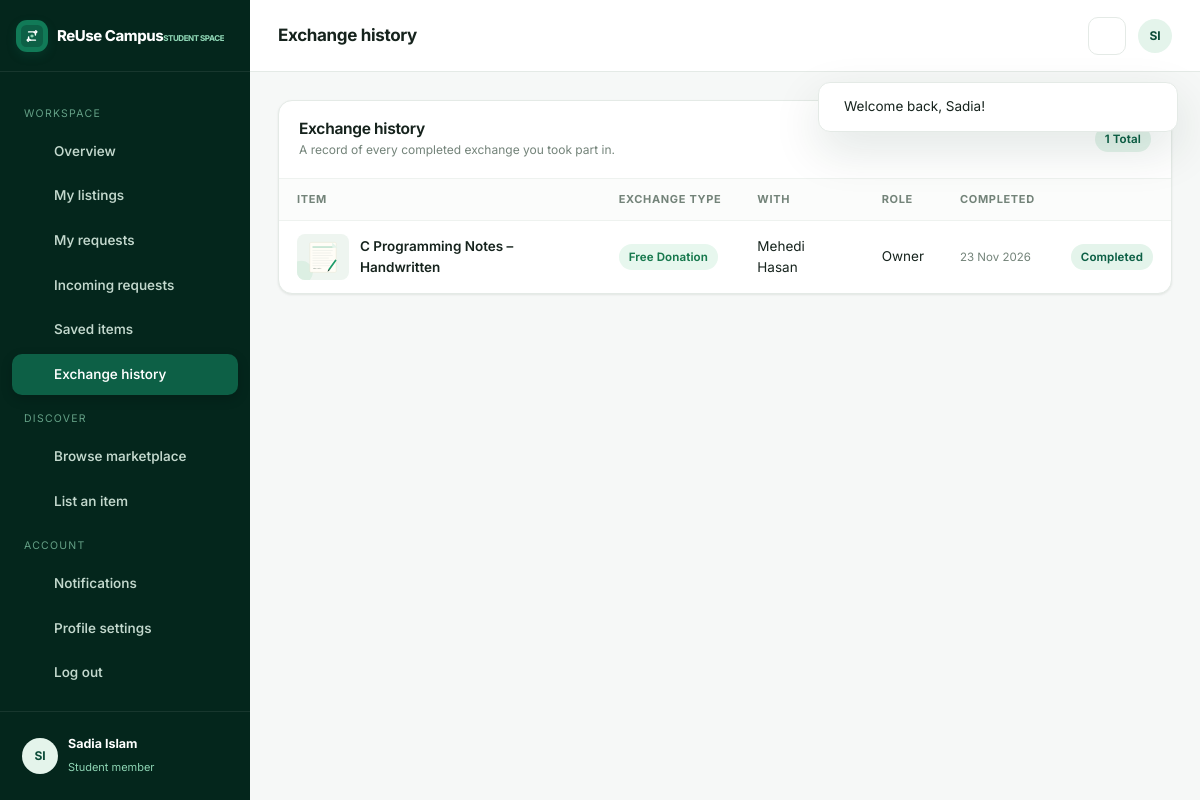
The app's page /dashboard/history.php (signed in) with its own data.
### tables this page shows
CREATE TABLE `users` (
  `id` INT UNSIGNED AUTO_INCREMENT PRIMARY KEY,
  `full_name` VARCHAR(120) NOT NULL,
  `student_id` VARCHAR(50) NOT NULL,
  `email` VARCHAR(190) NOT NULL,
  `password` VARCHAR(255) NOT NULL,
  `college` VARCHAR(190) DEFAULT NULL,
  `department` VARCHAR(190) DEFAULT NULL,
  `semester` VARCHAR(30) DEFAULT NULL,
  `phone` VARCHAR(30) DEFAULT NULL,
  `profile_picture` VARCHAR(255) DEFAULT NULL,
  `contact_preferences` VARCHAR(255) DEFAULT 'email',
  `bio` TEXT DEFAULT NULL,
  `email_verified` TINYINT(1) NOT NULL DEFAULT 0,
  `verification_token` VARCHAR(100) DEFAULT NULL,
  `status` ENUM('active','suspended') NOT NULL DEFAULT 'active',
  `created_at` TIMESTAMP NOT NULL DEFAULT CURRENT_TIMESTAMP,
  `updated_at` TIMESTAMP NOT NULL DEFAULT CURRENT_TIMESTAMP ON UPDATE CURRENT_TIMESTAMP,
  UNIQUE KEY `uq_users_email` (`email`),
  UNIQUE KEY `uq_users_student_id` (`student_id`),
  KEY `idx_users_status` (`status`)
);

CREATE TABLE `exchange_history` (
  `id` INT UNSIGNED AUTO_INCREMENT PRIMARY KEY,
  `listing_id` INT UNSIGNED NOT NULL,
  `requester_id` INT UNSIGNED NOT NULL,
  `owner_id` INT UNSIGNED NOT NULL,
  `exchange_type` ENUM('donation','borrow','exchange','sale') NOT NULL,
  `note` TEXT DEFAULT NULL,
  `completed_at` TIMESTAMP NOT NULL DEFAULT CURRENT_TIMESTAMP,
  KEY `idx_hist_requester` (`requester_id`),
  KEY `idx_hist_owner` (`owner_id`),
  CONSTRAINT `fk_hist_listing` FOREIGN KEY (`listing_id`) REFERENCES `listings`(`id`) ON DELETE CASCADE,
  CONSTRAINT `fk_hist_requester` FOREIGN KEY (`requester_id`) REFERENCES `users`(`id`) ON DELETE CASCADE,
  CONSTRAINT `fk_hist_owner` FOREIGN KEY (`owner_id`) REFERENCES `users`(`id`) ON DELETE CASCADE
);

CREATE TABLE `listings` (
  `id` INT UNSIGNED AUTO_INCREMENT PRIMARY KEY,
  `user_id` INT UNSIGNED NOT NULL,
  `category_id` INT UNSIGNED NOT NULL,
  `title` VARCHAR(180) NOT NULL,
  `description` TEXT NOT NULL,
  `item_condition` ENUM('new','like_new','good','fair') NOT NULL DEFAULT 'good',
  `exchange_type` ENUM('donation','borrow','exchange','sale') NOT NULL,
  `price` DECIMAL(10,2) DEFAULT 0.00,
  `availability` ENUM('available','reserved','completed') NOT NULL DEFAULT 'available',
  `pickup_location` VARCHAR(190) DEFAULT NULL,
  `views` INT UNSIGNED NOT NULL DEFAULT 0,
  `status` ENUM('active','pending','removed','sold') NOT NULL DEFAULT 'active',
  `created_at` TIMESTAMP NOT NULL DEFAULT CURRENT_TIMESTAMP,
  `updated_at` TIMESTAMP NOT NULL DEFAULT CURRENT_TIMESTAMP ON UPDATE CURRENT_TIMESTAMP,
  KEY `idx_listings_user` (`user_id`),
  KEY `idx_listings_category` (`category_id`),
  KEY `idx_listings_status` (`status`),
  KEY `idx_listings_type` (`exchange_type`),
  KEY `idx_listings_created` (`created_at`),
  FULLTEXT KEY `ft_listings_search` (`title`,`description`),
  CONSTRAINT `fk_listings_user` FOREIGN KEY (`user_id`) REFERENCES `users`(`id`) ON DELETE CASCADE,
  CONSTRAINT `fk_listings_category` FOREIGN KEY (`category_id`) REFERENCES `categories`(`id`) ON DELETE RESTRICT
);

### dashboard/history.php (the view, shortened to what the rows shown need)
<?php
require_once __DIR__ . '/../includes/auth.php';
requireLogin();
$uid = (int)authUser()['id'];
$rows = dbAll('SELECT h.*, l.title AS listing_title,
                     (SELECT filename FROM listing_images li WHERE li.listing_id=l.id ORDER BY li.is_primary DESC,li.id ASC LIMIT 1) AS image,
                     req.full_name AS requester_name, own.full_name AS owner_name
              FROM exchange_history h JOIN listings l ON l.id=h.listing_id
              JOIN users req ON req.id=h.requester_id JOIN users own ON own.id=h.owner_id
              WHERE h.requester_id=? OR h.owner_id=? ORDER BY h.completed_at DESC', [$uid,$uid]);
require_once __DIR__ . '/../includes/app_header.php';
?>
<div class="panel">
  <div class="panel-head"><div><h2>Exchange history</h2><div class="sub">A record of every completed exchange you took part in.</div></div><span class="badge badge-completed"><?= count($rows) ?> total</span></div>
  <div class="panel-body flush">
    <?php if ($rows): ?>
      <div class="table-wrap"><table class="data">
        <thead><tr><th>Item</th><th>Exchange type</th><th>With</th><th>Role</th><th>Completed</th><th></th></tr></thead>
        <tbody>
        <?php foreach ($rows as $h): $isOwner = (int)$h['owner_id']===$uid; ?>
          <tr>
            <td><div style="display:flex;align-items:center;gap:11px"><img src="<?= e(imageUrl($h['image'])) ?>" alt="" style="width:52px;height:46px;object-fit:cover;border-radius:8px">
              <a class="table-title" href="<?= url('listing.php?id='.$h['listing_id']) ?>"><?= e($h['listing_title']) ?></a></div></td>
            <td><span class="badge badge-<?= e($h['exchange_type']) ?>"><?= e(exchangeLabel($h['exchange_type'])) ?></span></td>
            <td><?= e($isOwner ? $h['requester_name'] : $h['owner_name']) ?></td>
            <td><?= $isOwner ? 'Owner' : 'Requester' ?></td>
            <td class="table-sub"><?= e(date('d M Y', strtotime($h['completed_at']))) ?></td>
            <td><?= statusBadge('completed') ?></td>
          </tr>
        <?php endforeach; ?>
        </tbody>
      </table></div>
    <?php else: ?>
      <?= emptyState('No exchanges yet', 'Complete your first exchange and it will be recorded here.', 'Explore marketplace', url('explore.php')) ?>
    <?php endif; ?>
  </div>
</div>
<?php require_once __DIR__ . '/../includes/app_footer.php'; ?>

### includes/app_header.php (shortened to what the rows shown need)
<?php
require_once __DIR__ . '/functions.php';
require_once __DIR__ . '/auth.php';
require_once __DIR__ . '/icons.php';
$isAdminLayout = !empty($isAdminLayout);
$student  = $isAdminLayout ? null : authUser();
$admin    = $isAdminLayout ? ($admin ?? null) : null;
$notifCount = (!$isAdminLayout && $student) ? notificationCount($student['id']) : 0;
?>
<!DOCTYPE html>
<html lang="en">
<head>
  <link rel="stylesheet" href="<?= asset('css/style.css') ?>">
</head>
<body>
<div class="app">
  <?php require_once __DIR__ . '/sidebar.php'; ?>
  <div class="app-main">
    <header class="app-topbar">
      <div style="margin-left:auto;display:flex;align-items:center;gap:12px">
        <?php if (!$isAdminLayout): ?>
          <a href="<?= url('dashboard/notifications.php') ?>" class="nav-icon-btn" title="Notifications"><?= icon('bell',18) ?><?php if ($notifCount): ?><span class="notif-dot"></span><?php endif; ?></a>
        <?php endif; ?>
        <a href="<?= $isAdminLayout ? url('admin/index.php') : url('profile/index.php') ?>" class="avatar" style="width:34px;height:34px;font-size:12px"><?= e(initials($isAdminLayout ? ($admin['full_name']??'A') : ($student['full_name']??'S'))) ?></a>
      </div>
    </header>
    <main class="app-content">

### includes/sidebar.php (shortened to what the rows shown need)
<aside class="app-sidebar" id="appSidebar">
  <div class="sidebar-foot">
    <div class="sidebar-user">
      <span class="avatar"><?= $isAdminLayout ? e(initials($admin['full_name'] ?? 'A')) : e(initials($student['full_name'] ?? 'S')) ?></span>
      <div style="min-width:0"><b><?= e($isAdminLayout ? ($admin['full_name'] ?? 'Admin') : ($student['full_name'] ?? 'Student')) ?></b>
      <small><?= $isAdminLayout ? 'Administrator' : 'Student member' ?></small></div>
    </div>
  </div>
</aside>

### includes/functions.php (shortened to what the rows shown need)
<?php
require_once __DIR__ . '/../config/config.php';
require_once __DIR__ . '/../config/database.php';
function e($value)
{
    return htmlspecialchars((string)$value, ENT_QUOTES, 'UTF-8');
}
function exchangeLabel($type)
{
    return [
        'donation' => 'Free Donation',
        'borrow'   => 'Borrow',
        'exchange' => 'Exchange',
        'sale'     => 'For Sale',
    ][$type] ?? ucfirst($type);
}
function statusBadge($status)
{
    $label = ucfirst($status);
    return '<span class="badge badge-' . e($status) . '">' . e($label) . '</span>';
}
function imageUrl($filename)
{
    return asset($filename);
}
function initials($name)
{
    $parts = preg_split('/\s+/', trim((string)$name));
    $out = '';
    foreach (array_slice($parts, 0, 2) as $p) {
        $out .= strtoupper(mb_substr($p, 0, 1));
    }
    return $out ?: '?';
}

### records on screen
users: full_name "SI", full_name "Sadia Islam"
exchange_history: listing.title "C Programming Notes – Handwritten", exchange_type "Free Donation", requester.full_name "Mehedi Hasan", shows "Owner", completed_at "23 Nov 2026"

### other values on screen
$f['message'] "Welcome back, Sadia!"
$appTitle "Exchange history"
count($rows) "1"
